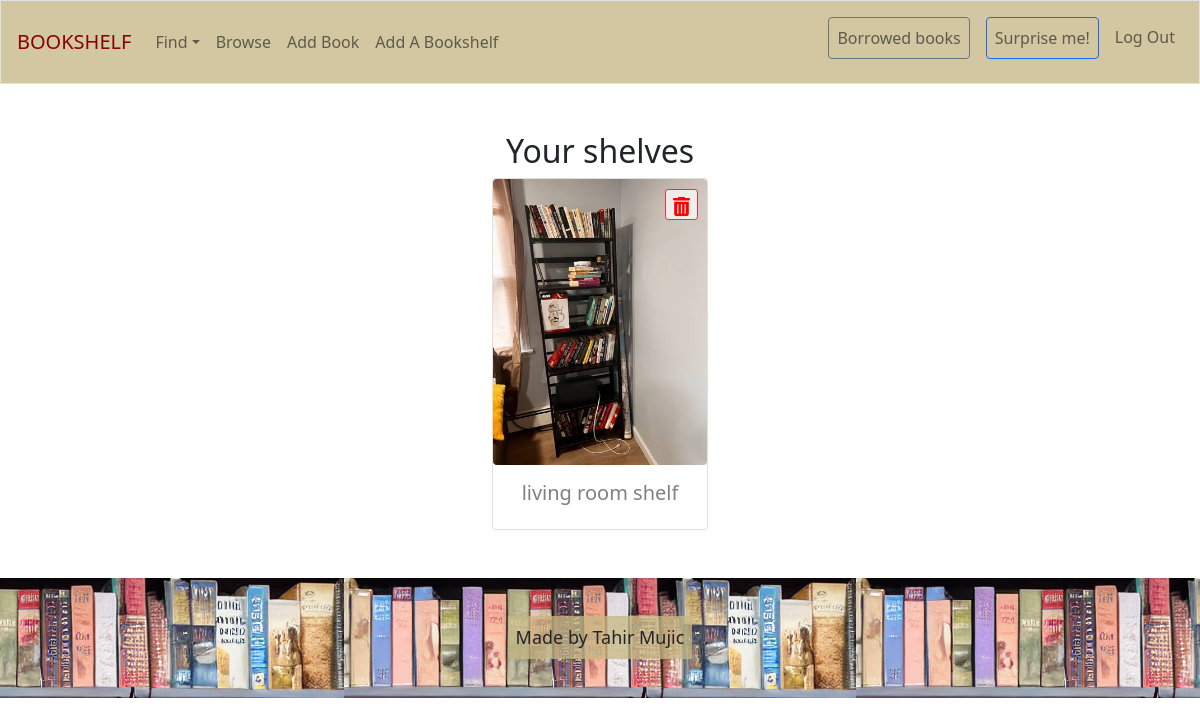
The page /browse (signed in) on the database its author committed.
### tables this page shows
CREATE TABLE bookshelves (
    id INTEGER NOT NULL,
    width INTEGER NOT NULL,
    height INTEGER NOT NULL,
    description TEXT,
    image TEXT,
    user_id INTEGER NOT NULL,
    PRIMARY KEY(id),
    FOREIGN KEY (user_id) REFERENCES users(id)
);

### app.py (the view, shortened to what this page needs)
@app.route('/browse')
@login_required
def browse():
    message = 'Your shelves'
    bookshelves = db.execute(
        "SELECT id, width, height, description, image FROM bookshelves WHERE user_id =?;", session['user_id'])
    return render_template('browse.html', bookshelves=bookshelves, message = message)

### app.py (called while the page is built)
@app.after_request
def after_request(response):
    response.headers['Cache-Control'] = 'no-cache, no-store, must-revalidate'
    response.headers['Expires'] = 0
    response.headers['Pragma'] = 'no-cache'
    return response

### helpers.py (called while the page is built)
def login_required(f):
    @wraps(f)
    def decorated_function(*args, **kwargs):
        if session.get("user_id") is None:
            return redirect("/login")
        return f(*args, **kwargs)
    return decorated_function

### templates/browse.html (shortened to what this page needs)
{% extends "layout.html" %} {% block title %} Browse {% endblock %} {% block
main %}
<h2>{{ message }}</h2>
<div>
	{% if bookshelves %}
	<div class="row row-cols-1 row-cols-md-2 g-4 justify-content-center">
		{% for shelf in bookshelves %}
		<div class="col" style="max-width: 15rem; position: relative">
			<a class="shelf" href="{{url_for('index', shelf_id=shelf['id'])}}">
				<div class="card">
					<img
						src="{{ shelf['image'] }}"
						class="card-img-top rounded"
						alt="..."
					/>
					<div class="card-body">
						<h5 class="card-title">{{ shelf['description'] }}</h5>
					</div>
				</div>
			</a>
			<form action="/browse" method="get">
				<button
					class="delete-btn btn btn-outline-danger btn-sm mx-2"
					name="delete"
					value="{{shelf['id']}}"
					style="
						position: absolute;
						top: 3%;
						right: 6%;
						background-color: rgba(255, 255, 255, 0.715);
					"
				>
				</button>
			</form>
		</div>
		{% endfor %}
	</div>
</div>
{%else%}
<div>You have no bookshelves</div>
{%endif%}
 {% endblock %}

### templates/layout.html (style rules this page uses)
a { text-decoration: none; color: grey; }

### rows shown on the page
bookshelves: image (picture), description "living room shelf", {{ shelf['id'] }} 1 (drawn)

### other values the page prints
{{ message }} "Your shelves"
